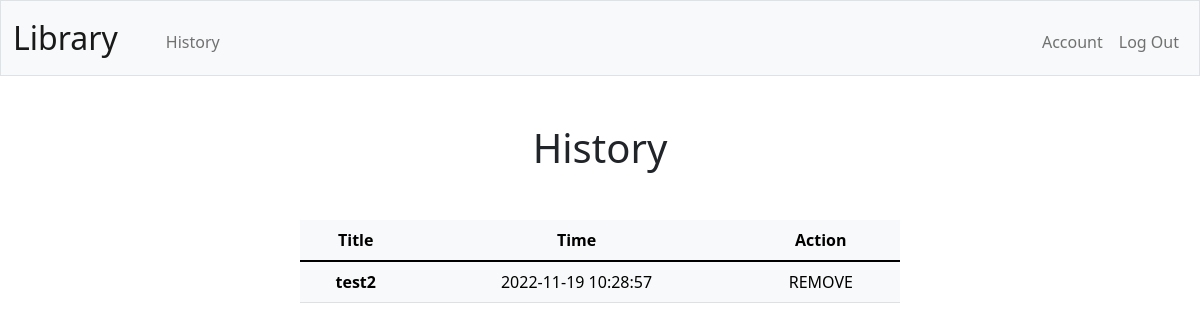
Page /history (signed in) on the earlier database version.
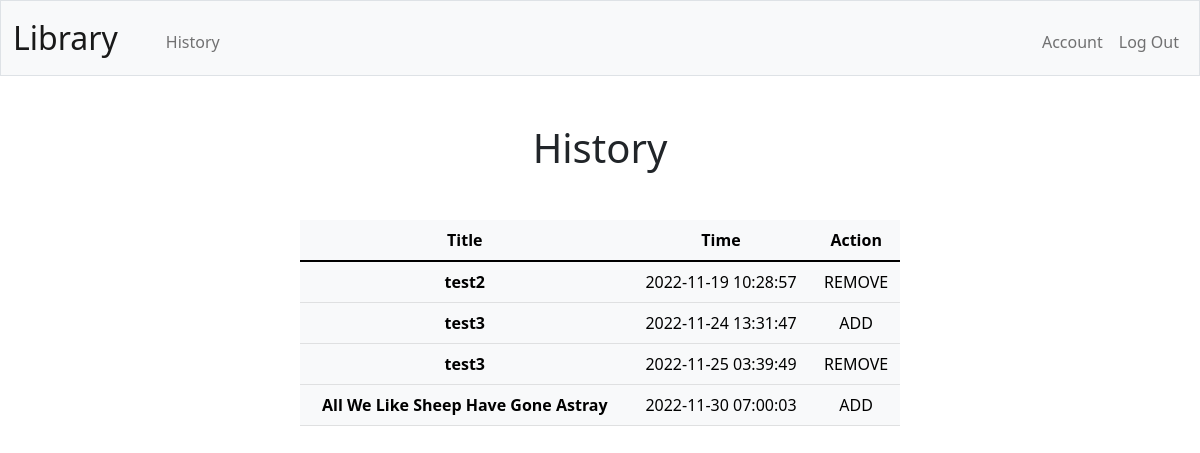
Same page on the later database version.
### tables this page shows
CREATE TABLE historys (
    id INTEGER PRIMARY KEY AUTOINCREMENT NOT NULL,
    title TEXT NOT NULL,
    time DATETIME DEFAULT CURRENT_TIMESTAMP,
    user_id INTEGER NOT NULL,
    book_id INTEGER NOT NULL,
    action TEXT NOT NULL);

### App.py (the view)
@app.route("/history", methods=["GET"])
@login_required
def Get_history():
    user_id = session["user_id"]
    with sqlite3.connect(database_name) as conn:
        db = conn.cursor()
        historys_db = db.execute("SELECT * FROM historys WHERE user_id = ?", (user_id,))
        historys = historys_db.fetchall()
    return render_template("history.html", historys = historys)

### App.py (called while the page is built)
def login_required(f):
    @wraps(f)
    def decorated_function(*args, **kwargs):
        if session.get("user_id") is None:
            return redirect("/account/login")
        return f(*args, **kwargs)
    return decorated_function

### templates/history.html (shortened to what this page needs)
{% extends "layout.html" %}
{% block main %}
<div class="my-5">
    <h1>History</h1>
</div>
<div class="mb-3 row justify-content-md-center">
    <table class="table table-light w-50">
        <thead>
            <tr>
                <th scope="col">Title</th>
                <th scope="col">Time</th>
                <th scope="col">Action</th>
            </tr>
        </thead>
        <tbody>
            {% for history in historys %}
            <tr>
                <th>{{ history[1] }}</th>
                <td>{{ history[2] }}</td>
                <td>{{ history[5] }}</td>
            </tr>
            {% endfor %}
        </tbody>
    </table>
</div>
{% endblock %}

### templates/layout.html (shortened to what this page needs)
<!DOCTYPE html>
<html lang="en">
    <head>
        <link href="https://cdn.jsdelivr.net/npm/bootstrap@5.1.3/dist/css/bootstrap.min.css" rel="stylesheet">
        <link href="/static/styles.css" rel="stylesheet">
    </head>
    <body>
        <nav class="bg-light border navbar navbar-expand-md navbar-light">
            <div class="container-fluid">
                <a class="navbar-brand" href="/">Library</a>
                <div class="collapse navbar-collapse" id="navbar">
                    {% if session["user_id"] %}
                        <ul class="navbar-nav me-auto ps-4 mt-2">
                            <li class="nav-item"><a class="nav-link" href="/history">History</a></li>
                        </ul>
                        <ul class="navbar-nav ms-auto mt-2">
                            <li class="nav-item"><a class="nav-link" href="/account">Account</a></li>
                            <li class="nav-item"><a class="nav-link" href="/logout">Log Out</a></li>
                        </ul>
                    {% else %}
                        <ul class="navbar-nav ms-auto mt-2">
                            <li class="nav-item"><a class="nav-link" href="/account/login">Log In</a></li>
                            <li class="nav-item"><a class="nav-link" href="/account/register">Register</a></li>
                        </ul>
                    {% endif %}
                </div>
            </div>
        </nav>
        <main class="container-fluid text-center">
            {% block main %}{% endblock %}
        </main>
    </body>
</html>

### static/styles.css (style rules this page uses)
nav .navbar-brand { font-size: xx-large; }

Differences in the rows shown:
added historys: title "test3", time "2022-11-24 13:31:47", action "ADD"
added historys: title "test3", time "2022-11-25 03:39:49", action "REMOVE"
added historys: title "All We Like Sheep Have Gone Astray", time "2022-11-30 07:00:03", action "ADD"
